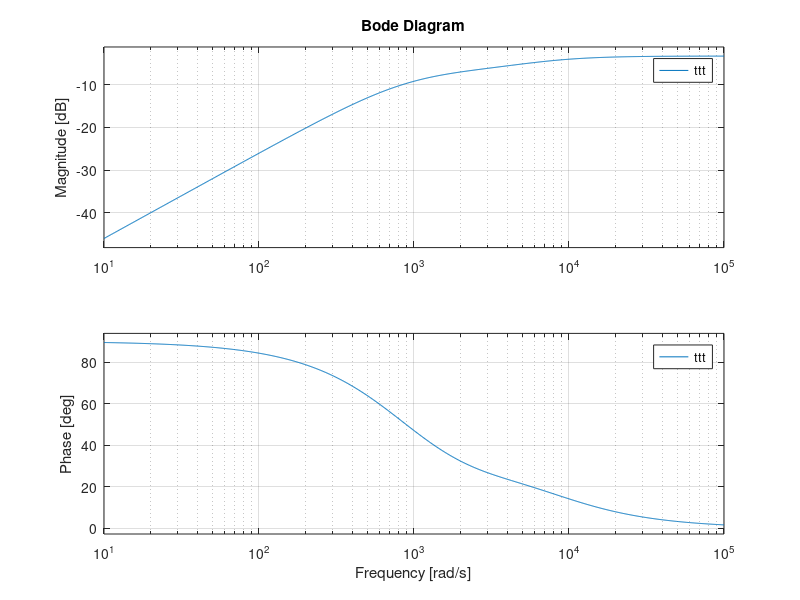

MATLAB code to generate this figure: (Note: this script raises an error after producing the figure.)
clc

c4 = 0.02e-6;
c5 = 0.005e-6;
r3 = 22000;
Rvol = 50000;

x = 0.5;

s = tf('s');

b(3) = c4*Rvol*x*(-c5*(Rvol + r3) + c5*Rvol*x) ; % s^2
b(2) = -c4*Rvol*x; %s^1
b(1) = 0; %s^0

a(3) = -c4*c5*Rvol*(r3 - Rvol*(-1 + x)*x); % s^2
a(2) = (-c4*Rvol - c5*(Rvol + r3) + c5*Rvol*x); %s^1
a(1) = -1; %s^0

ttt = ( b(3)*s^2 + b(2)*s + b(1) ) / ( a(3)*s^2 + a(2)*s + a(1) )

figure(1)
bode(ttt);

sToz2(b(3),b(2),b(1),a(3),a(2),a(1),96000);




% 25.*T^2*x^2 - 25.*T^2*x - 11.*T^2 - 12500.*T*x + (25.*T^2*x^2-25.*T^2*x-11.*T^2+12500.*T*x-68000.*T-2.5000000*10^7)*z^2 + 68000.*T + (-50.*T^2*x^2+50.*T^2*x+22.*T^2-5.0000000*10^7)*z - 2.5000000*10^7 